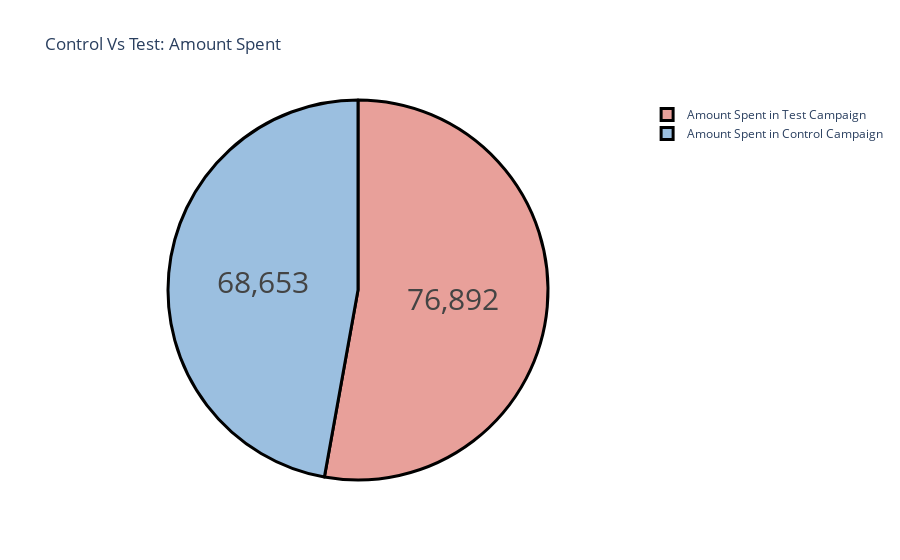

The notebook cell saved with this chart:
### Markdown cell above
From the resulted above we can see that even Control Campaign have low website clicks, but  Control Campaign have more total Product Added to Cart than total Added to Cart from Test Campaign.

### Code cell
# Total amount spent

abel = ["Amount Spent in Control Campaign", 
         "Amount Spent in Test Campaign"]
counts = [sum(control_data["Spend [USD]"]), 
          sum(test_data["Spend [USD]"])]
colors = ['#9BBFE0','#E8A09A']
fig = go.Figure(data=[go.Pie(labels=label, values=counts)])
fig.update_layout(title_text='Control Vs Test: Amount Spent')
fig.update_traces(hoverinfo='label+percent', textinfo='value', 
                  textfont_size=30,
                  marker=dict(colors=colors, 
                              line=dict(color='black', width=3)))
fig.show()

### Figure 1 — Plotly figure (JSON) as saved in the notebook; plotly's stock layout.template omitted (floating-point values rounded to 4 significant figures)
{"data": [{"hoverinfo": "label+percent", "labels": ["Amount Spent in Control Campaign", "Amount Spent in Test Campaign"], "marker": {"colors": ["#9BBFE0", "#E8A09A"], "line": {"color": "black", "width": 3}}, "textfont": {"size": 30}, "textinfo": "value", "type": "pie", "values": [68653, 76892]}], "layout": {"title": {"text": "Control Vs Test: Amount Spent"}}}
